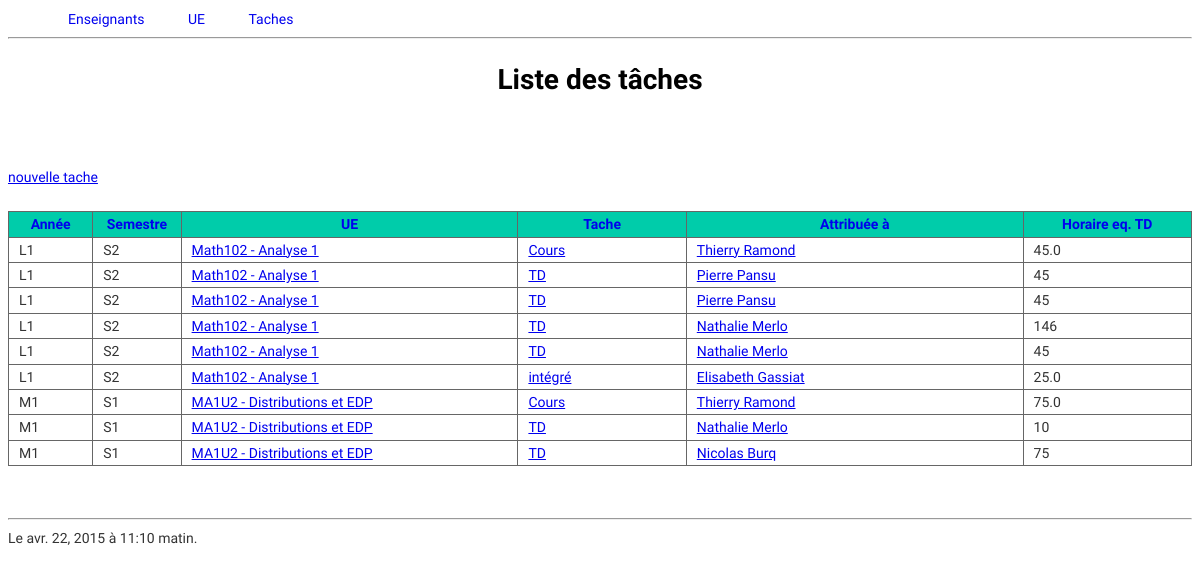
The app's page /taches/ with its own data.
### services/models.py (models this page shows, shortened)
class Tache(models.Model):
    ue = models.ForeignKey(Ue)
    attribué_à = models.ForeignKey(Enseignant)
    nature = models.CharField(max_length = 20)
    horaire_reel = models.IntegerField()
    horaire_eqtd = models.IntegerField()
    modifié_le = models. DateTimeField(auto_now = True)
    depuis = models.IntegerField(default=0)
    millesime = models.IntegerField()
    def calcul_eqtd(self):
        if self.nature == 'intégré': self.horaire_eqtd = self.horaire_reel*1.25
        elif self.nature == 'Cours': self.horaire_eqtd = self.horaire_reel*1.5
        else :  self.horaire_eqtd = self.horaire_reel
        self.save()
        return self.horaire_eqtd

class Ue(models.Model):
    titre = models.CharField(max_length = 100)
    code = models.CharField(max_length = 20)
    année = models.CharField(max_length = 20)
    semestre = models.CharField(max_length = 20)
    description = models.TextField()
    responsable = models.ForeignKey(Enseignant)
    specialité = models.CharField(max_length = 20)
    horaire_total = models.IntegerField()
    horaire_cours = models.IntegerField()
    horaire_td = models.IntegerField()
    horaire_tp = models.IntegerField()
    horaire_intégré = models.IntegerField()
    horaire_soutien = models.IntegerField()
    horaire_coordination = models.IntegerField()
    nombre_td = models.IntegerField()
    nombre_tp = models.IntegerField()
    nombre_cours = models.IntegerField()
    nombre_intégré = models.IntegerField()
    nombre_soutien = models.IntegerField()
    millesime = models.IntegerField()
    def __str__(self):
        return ('{0} - {1}'.format(self.code, self.titre))

class Enseignant(models.Model):
    nom = models.CharField(max_length = 100)
    prenom = models.CharField(max_length = 100)
    grade = models.CharField(max_length = 100)
    service_du = models.IntegerField (default = 192)
    decharge = models.IntegerField (default = 0)
    commentaire = models.TextField(blank=True)
    arrivé_en = models.DateField(blank=True)
    photo = models.ImageField(blank=True)
    attribué = models.IntegerField (default = 0)
    bilan = models.IntegerField (default = 0)
    millesime = models.IntegerField (default = 0)
    class Meta():
        unique_together = ("nom", "prenom")
    def __str__(self):
        return ('{1} {0}'.format(self.nom, self.prenom))

### services/views.py (the view)
# urls.py: url(r'^taches/$', views.liste_taches, name='taches'),
def liste_taches(request):
	order_by = request.GET.get('order_by', 'ue')
	liste = Tache.objects.all().order_by(order_by)
	return render(request, 'services/taches.html',{'datetime': timezone.now(), 'Taches' : liste})

### services/templates/services/taches.html (shortened to what this page needs)
{% extends "services/base.html" %}
{% block content %}
<h1>Liste des tâches</h1>
<br/><br/>
<a href="{% url "tache-new" %}">nouvelle tache</a>
<br/><br/>
<table>
<tr>
	<th style="width: 5%;"><a href="?order_by=ue__année">Année</a></th>
	<th style="width: 5%;"><a href="?order_by=ue__semestre">Semestre</a></th>
	<th style="width: 20%;"> <a href="?order_by=-ue__code">UE</a></th>
	<th style="width: 10%;"> <a href="?order_by=nature">Tache</a></th>
	<th style="width: 20%;"> <a href="?order_by=-attribué_à">Attribuée à</a></th></th>
	<th style="width: 10%;"> <a href="?order_by=horaire_eqtd">Horaire eq. TD</th>
</tr>
{% for tache in Taches %}
<tr>
	<td style="width: 5%;">{{tache.ue.année}}</td>
	<td style="width: 5%;">{{tache.ue.semestre}}</td>
	<td style="width: 20%;"><a href="/ue/{{tache.ue.id}}">{{tache.ue}}</a></td>
	<td style="width: 10%;"><a href="/tache/{{tache.id}}">{{tache.nature}}</a></td>
	<td style="width: 20%;"><a href="/enseignant/{{tache.attribué_à.id}}">{{tache.attribué_à}}</a></td>
	<td style="width: 10%;">{{tache.calcul_eqtd}}</td>
</tr>
{% endfor %}
</table>
{% endblock %}

### services/static/services/trstyle.css (style rules this page uses)
body { font: 14px/1.6 'Oxygen',sans-serif; background-color: #fff; color: #333; }
h1 { text-align: center; color: #000; }
table { border-collapse: collapse; margin-left: auto; margin-right: auto; }
td { border: 1px solid #666; width: 140px; text-align: left; padding-left:10px; }
th { border: 1px solid #666; width: 120px; text-decoration: bold; color:#333; background-color: #0CA; }
th a { text-decoration: none; }

### records on screen
Tache: ue.année "L1", ue.semestre "S2", ue "Math102 - Analyse 1", nature "Cours", attribué_à "Thierry Ramond", calcul_eqtd "45.0"
Tache: ue.année "L1", ue.semestre "S2", ue "Math102 - Analyse 1", nature "TD", attribué_à "Pierre Pansu", calcul_eqtd "45"
Tache: ue.année "L1", ue.semestre "S2", ue "Math102 - Analyse 1", nature "TD", attribué_à "Pierre Pansu", calcul_eqtd "45"
Tache: ue.année "L1", ue.semestre "S2", ue "Math102 - Analyse 1", nature "TD", attribué_à "Nathalie Merlo", calcul_eqtd "146"
Tache: ue.année "L1", ue.semestre "S2", ue "Math102 - Analyse 1", nature "TD", attribué_à "Nathalie Merlo", calcul_eqtd "45"
Tache: ue.année "L1", ue.semestre "S2", ue "Math102 - Analyse 1", nature "intégré", attribué_à "Elisabeth Gassiat", calcul_eqtd "25.0"
Tache: ue.année "M1", ue.semestre "S1", ue "MA1U2 - Distributions et EDP", nature "Cours", attribué_à "Thierry Ramond", calcul_eqtd "75.0"
Tache: ue.année "M1", ue.semestre "S1", ue "MA1U2 - Distributions et EDP", nature "TD", attribué_à "Nathalie Merlo", calcul_eqtd "10"
Tache: ue.année "M1", ue.semestre "S1", ue "MA1U2 - Distributions et EDP", nature "TD", attribué_à "Nicolas Burq", calcul_eqtd "75"
